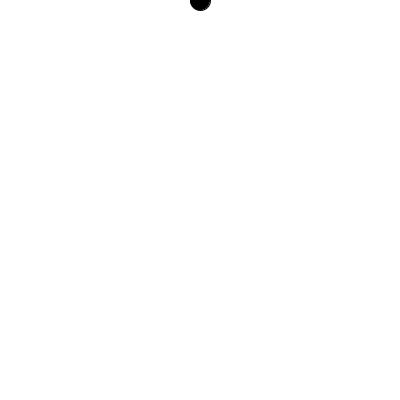
Frame 1 (no input)
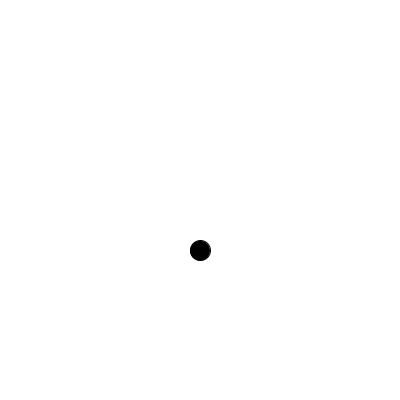
Frame 60 (the mouse pressed at the canvas centre just before this capture)
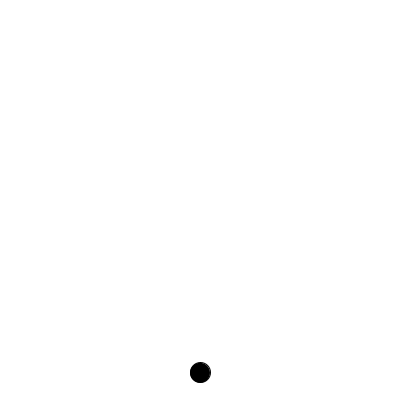
Frame 120 (the mouse held since frame 60 and released just before this capture)

The Processing sketch that drew these frames (run headless with seeded random() and noise(); from frame 60 on, the mouse is pressed at the canvas centre):

// Processing sketch: physics
// ── physics.pde
float positionY; // Y position of the object
float velocityY; // Velocity of the object
float gravity = 0.2; // Gravity value
float bounceFactor = -0.7; // Bounce factor
float airResistance = 0.02; // Air resistance coefficient

void setup() {
  size(400, 400);
  positionY = 0; // Start from the top
  velocityY = 0; // Start with no initial velocity
}

void draw() {
  background(255);
  
  // Apply gravity
  velocityY += gravity;
  
  // Apply air resistance
  velocityY *= (1 - airResistance);
  
  // Update position
  positionY += velocityY;
  
  // If the object reaches the bottom, reverse velocity to simulate bouncing
  if (positionY > height) {
    velocityY *= bounceFactor; // Apply bounce factor
    positionY = height; // Reset position to the bottom
  }
  
  // Draw the object
  fill(0);
  ellipse(width / 2, positionY, 20, 20);
}
